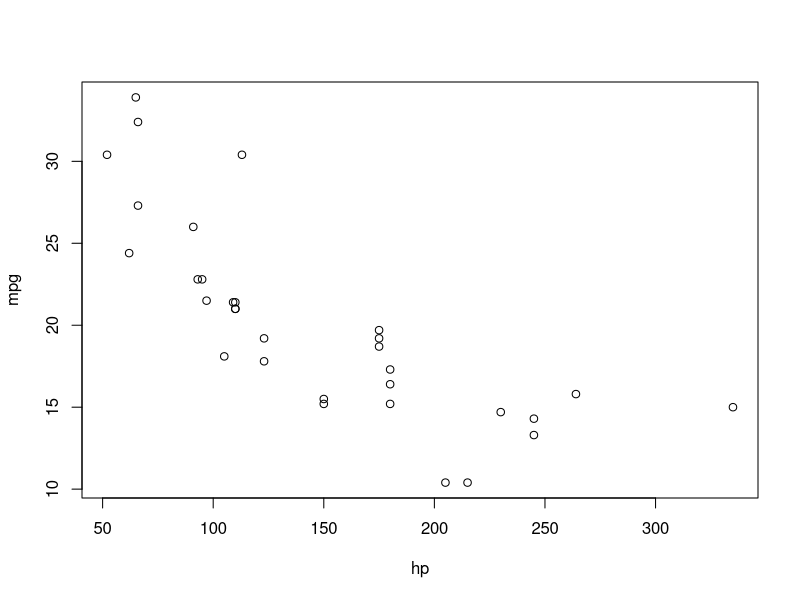
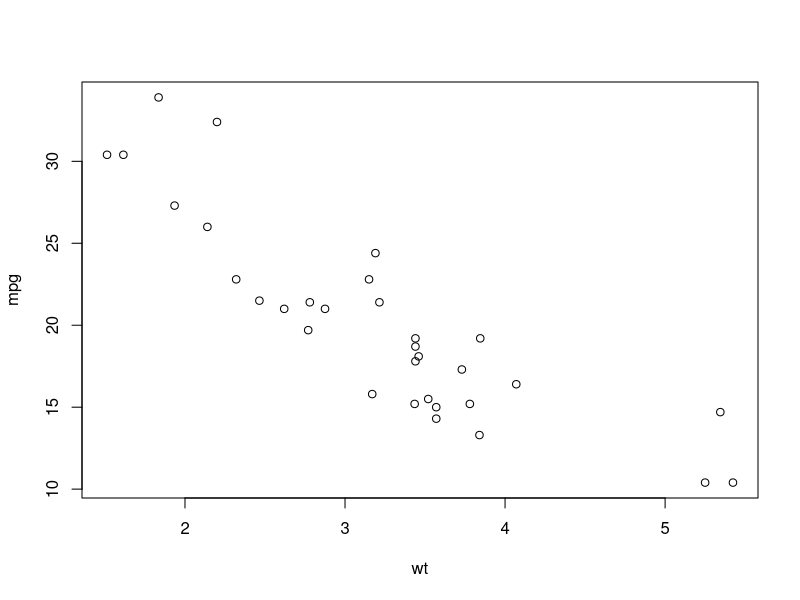
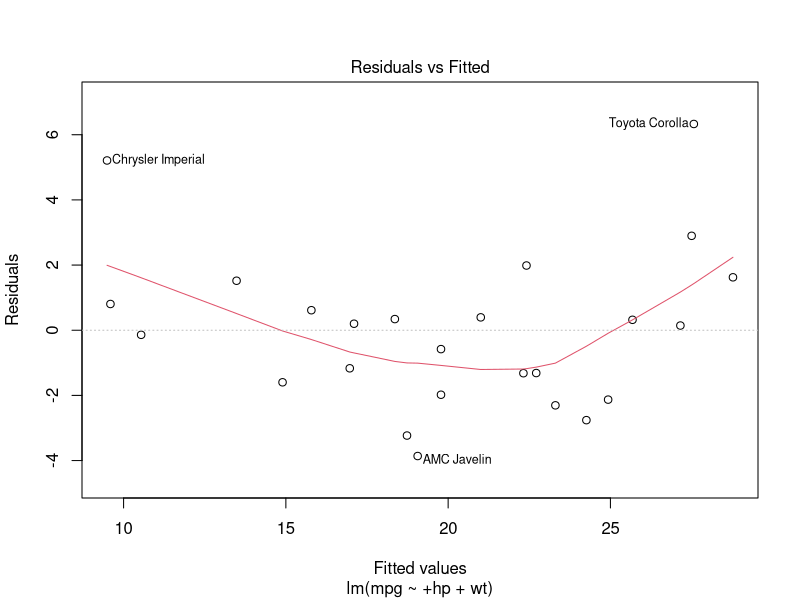
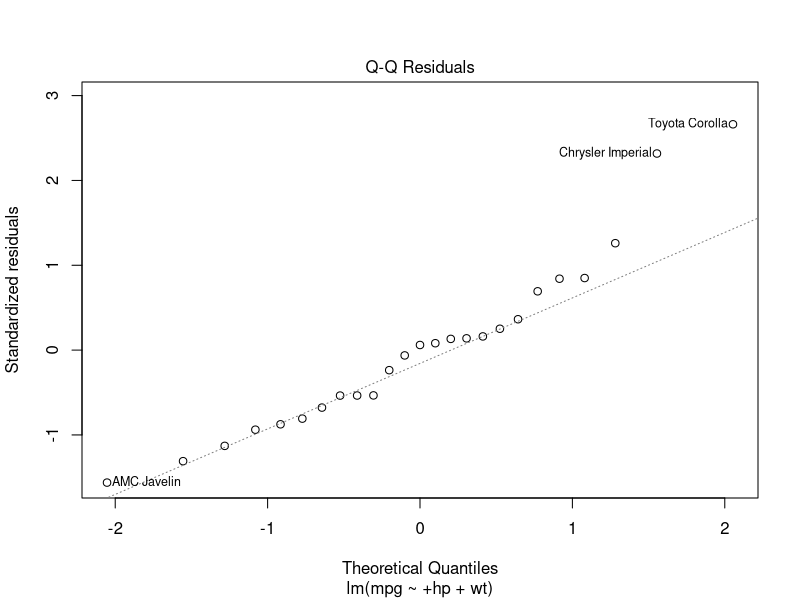
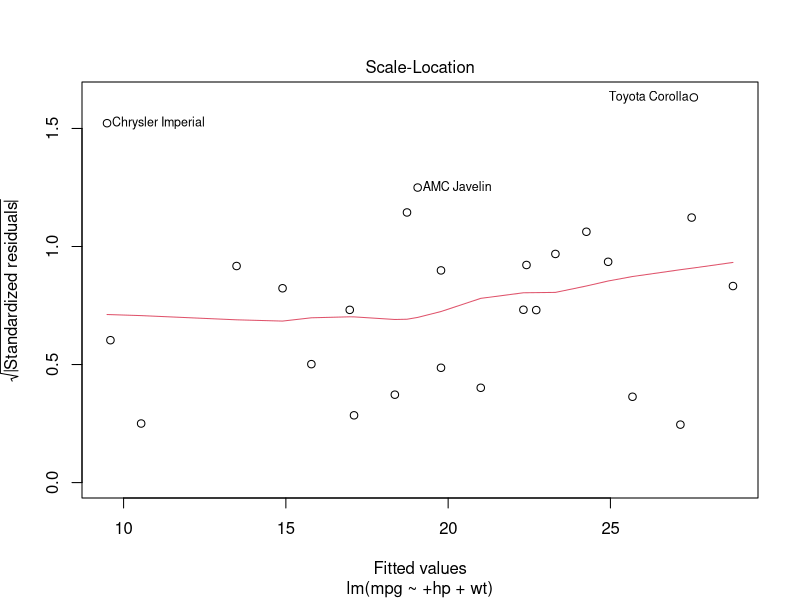
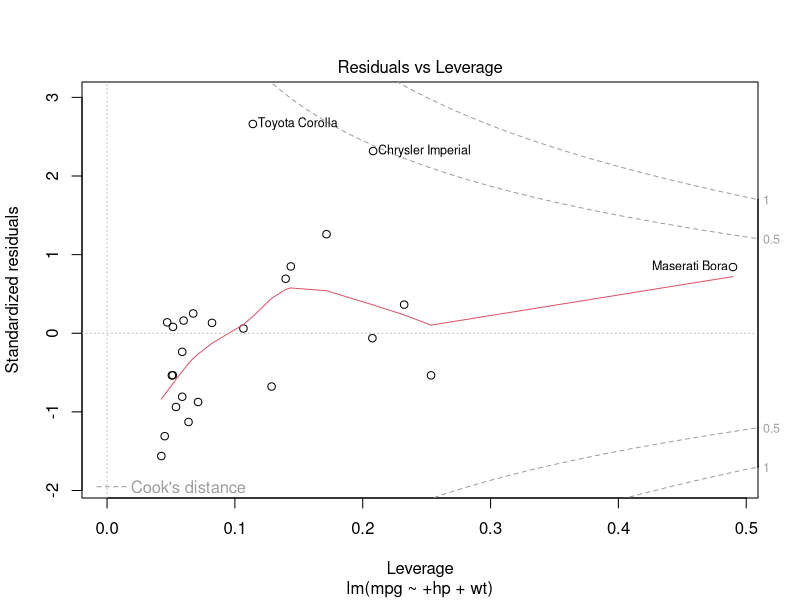

Source code (R) for these figures, in order:

names(mtcars)
View(mtcars)

plot(mpg~hp, data=mtcars)
plot(mpg~wt, data=mtcars)
result <- lm(mpg~hp+wt, data=mtcars)
summary(result)
# R squared increases always when value are increasing

# 80% of data for model training + 20% of data for testing
trainingRowIndex <- sample(1:nrow(mtcars), 0.8*nrow(mtcars))
trainingData <- mtcars[trainingRowIndex,]
testData <- mtcars[-trainingRowIndex,]

# Build the model on training data
lmMod <- lm(mpg~
            # cyl 
            # + disp
            + hp
            + wt, data=trainingData)
# Review diagnostic measures
summary(lmMod)

# Prediction
testData$mpgPred <- predict(lmMod, testData)
testData

# MAPE (Mean Absolute Percentage Error)
# Lower its value is better accuracy
mape <- mean(abs((testData$mpgPred - testData$mpg))/testData$mpg)
mape

# check assumptions through diagnostic plots
plot(lmMod)
lmMod
